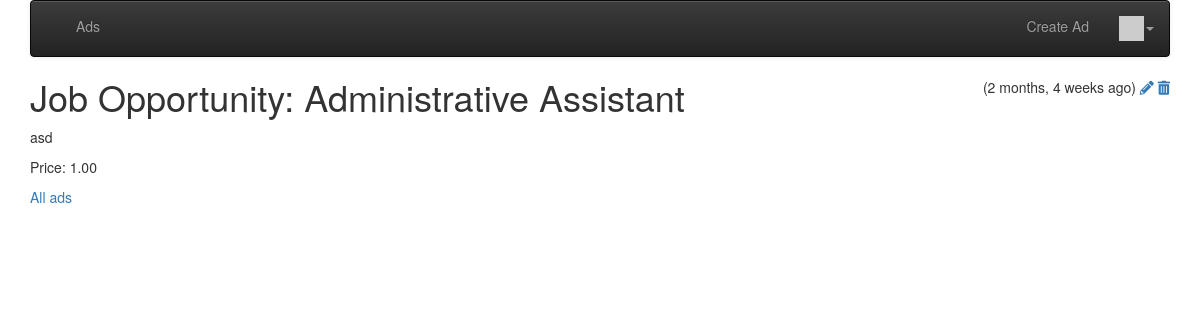
Screenshot of /ad/26 (signed in) with the database file from the repository.
### ads/models.py (models this page shows, shortened)
class Ad(models.Model) :
    title = models.CharField(
            max_length=200,
            validators=[MinLengthValidator(2, "Title must be greater than 2 characters")]
    )
    price = models.DecimalField(max_digits=7, decimal_places=2, null=True)
    text = models.TextField()
    owner = models.ForeignKey(settings.AUTH_USER_MODEL, on_delete=models.CASCADE)
    created_at = models.DateTimeField(auto_now_add=True)
    updated_at = models.DateTimeField(auto_now=True)

### ads/views.py (the view)
# urls.py: path('ad/<int:pk>', views.AdDetailView.as_view(), name='ad_detail'),
class AdDetailView(OwnerDetailView):
    model = Ad

### home/templatetags/app_tags.py (called while the page is built)
@register.filter(name='gravatar')
def gravatar(user, size=35):
    email = str(user.email.strip().lower()).encode('utf-8')
    email_hash = md5(email).hexdigest()
    url = "//www.gravatar.com/avatar/{0}?s={1}&d=identicon&r=PG"
    return url.format(email_hash, size)

### ads/templates/ads/ad_detail.html
{% extends "base_menu.html" %}
{% load humanize %}
{% block content %}
<span style="float: right;">
({{ ad.updated_at|naturaltime }})
{% if ad.owner == user %}
<a href="{% url 'ads:ad_update' ad.id %}"><i class="fa fa-pencil"></i></a>
<a href="{% url 'ads:ad_delete' ad.id %}"><i class="fa fa-trash"></i></a>
{% endif %}
</span>
<h1>{{ ad.title }}</h1>
<p>
{{ ad.text }}
</p>
<p>
   Price: {{ ad.price }}
</p>
<p>
<a href="{% url 'ads:all' %}">All ads</a>
</p>
{% endblock %}

### rows the page displays
Ad: updated_at "2 months, 4 weeks ago", title "Job Opportunity: Administrative Assistant", text "asd", price "1.00"
